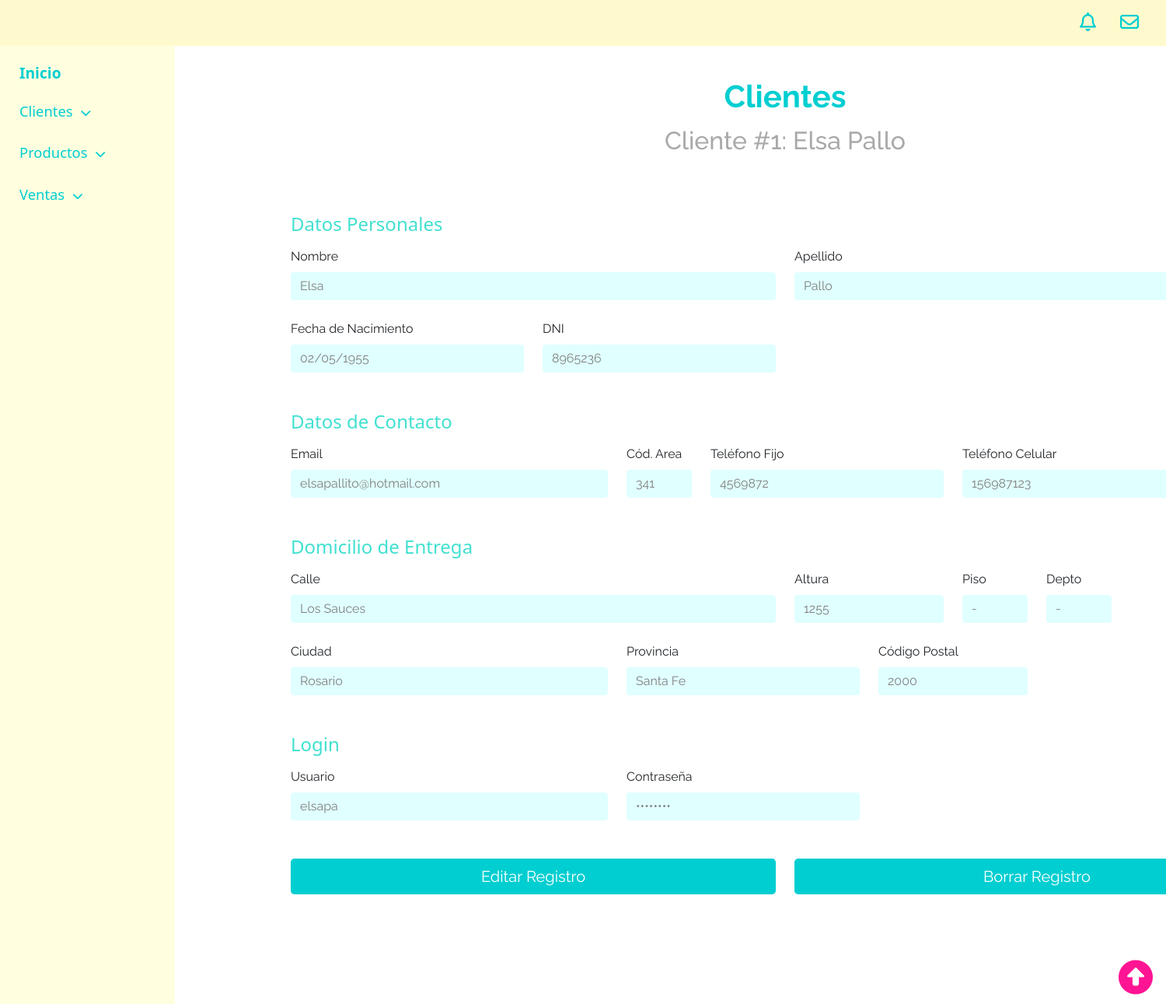
Page /pag_vcliente.php?id=1 on the committed database.
### tables this page shows
CREATE TABLE `clientes` (
  `id_cliente` int(10) NOT NULL,
  `nombre` varchar(30) DEFAULT NULL,
  `apellido` varchar(30) DEFAULT NULL,
  `dob` date DEFAULT NULL,
  `dni` int(8) DEFAULT NULL,
  `email` varchar(100) DEFAULT NULL,
  `tel_area` int(6) DEFAULT NULL,
  `tel_fijo` int(15) DEFAULT NULL,
  `tel_cel` int(15) DEFAULT NULL,
  `dom_calle` varchar(30) DEFAULT NULL,
  `dom_altura` varchar(5) DEFAULT NULL,
  `dom_piso` varchar(2) NOT NULL DEFAULT '-',
  `dom_dpto` varchar(2) NOT NULL DEFAULT '-',
  `ciudad` varchar(15) DEFAULT NULL,
  `provincia` enum('Buenos Aires','Capital Federal','Catamarca','Chaco','Chubut','Córdoba','Corrientes','Entre Ríos','Formosa','Jujuy','La Pampa','La Rioja','Mendoza','Misiones','Neuquén','Río Negro','Salta','San Juan','San Luis','Santa Cruz','Santa Fe','Santiago del Estero','Tierra del Fuego','Tucumán') DEFAULT NULL,
  `cp` varchar(10) DEFAULT NULL,
  `user` varchar(10) DEFAULT NULL,
  `pw` varchar(15) DEFAULT NULL,
  `date_added` timestamp NOT NULL DEFAULT current_timestamp() ON UPDATE current_timestamp()
);

### db_consulta_cliente_exp.php (called while the page is built, shortened)
<?php
include "db_conectar.php";
$id = $_GET['id'];
$resultado = mysqli_query($conexion, "SELECT * FROM `clientes` WHERE id_cliente=$id");
?>

### pag_vcliente.php (the view, shortened to what this page needs)
<!DOCTYPE html>
<html lang="es" dir="ltr">
  <head>
    <link href="https://cdn.jsdelivr.net/npm/bootstrap@5.1.1/dist/css/bootstrap.min.css" rel="stylesheet">
    <link rel="stylesheet" href="backstyles.css">
  </head>
  <body>
    <nav>
      <?php include 'navs.php'; ?>
    </nav>
    <main>
      <div class="container main-container">
        <div class="table-header row justify-content-center">
          <?php include 'db_consulta_cliente_exp.php';
          $fila = mysqli_fetch_assoc($resultado) ?>
          <h1 class="mb-4 text-center">Clientes</h1>
          <h2 class="mb-4 text-center">Cliente #<?php echo $fila['id_cliente']; ?>: <?php echo $fila['nombre']." ".$fila['apellido']; ?></h2>
        </div>
        <div class="container" id="nproduct-container">
          <form class="row g-4 readonly-form">
            <div class="col-12">
              <h4>Datos Personales</h4>
            </div>
            <div class="col-6">
              <label class="form-label">Nombre</label>
              <input type="text" class="form-control" name="nombre" value="<?php echo $fila['nombre']; ?>" readonly>
            </div>
            <div class="col-6">
              <label class="form-label">Apellido</label>
              <input type="text" class="form-control" name="apellido" value="<?php echo $fila['apellido']; ?>" readonly>
            </div>
            <div class="col-3">
              <label class="form-label">Fecha de Nacimiento</label>
              <input type="date" class="form-control" name="dob" value="<?php echo $fila['dob']; ?>" readonly>
            </div>
            <div class="col-3">
              <label class="form-label">DNI</span></label>
              <input type="number" class="form-control" name="dni" value="<?php echo $fila['dni']; ?>" readonly>
            </div>
            <div class="col-12">
              <h4>Datos de Contacto</h4>
            </div>
            <div class="col-4">
              <label class="form-label">Email</label>
              <input type="email" class="form-control" name="email" value="<?php echo $fila['email']; ?>" readonly>
            </div>
            <div class="col-1">
              <label class="form-label">Cód. Area</label>
              <input type="number" class="form-control" name="tel_area" value="<?php echo $fila['tel_area']; ?>" readonly>
            </div>
            <div class="col-3">
              <label class="form-label">Teléfono Fijo</label>
              <input type="number" class="form-control" name="tel_fijo" value="<?php echo $fila['tel_fijo']; ?>" readonly>
            </div>
            <div class="col-3">
              <label class="form-label">Teléfono Celular</label>
              <input type="number" class="form-control" name="tel_cel" value="<?php echo $fila['tel_cel']; ?>" readonly>
            </div>
            <div class="col-12">
              <h4>Domicilio de Entrega</h4>
            </div>
            <div class="col-6">
              <label class="form-label">Calle</label>
              <input type="text" class="form-control" name="dom_calle" value="<?php echo $fila['dom_calle']; ?>" readonly>
            </div>
            <div class="col-2">
              <label class="form-label">Altura</label>
              <input type="text" class="form-control" name="dom_altura" value="<?php echo $fila['dom_altura']; ?>" readonly>
            </div>
            <div class="col-1">
              <label class="form-label">Piso</label>
              <input type="text" class="form-control" name="dom_piso" value="<?php echo $fila['dom_piso']; ?>"  readonly>
            </div>
            <div class="col-1">
              <label class="form-label">Depto</label>
              <input type="text" class="form-control" name="dom_dpto" value="<?php echo $fila['dom_dpto']; ?>"  readonly>
            </div>
            <div class="col-4">
              <label class="form-label">Ciudad</label>
              <input type="text" class="form-control" name="ciudad" value="<?php echo $fila['ciudad']; ?>" readonly>
            </div>
            <div class="col-3">
              <label class="form-label">Provincia</label>
                <input type="text" class="form-control" name="provincia" value="<?php echo $fila['provincia']; ?>"  readonly>
              </div>
            <div class="col-2">
              <label class="form-label">Código Postal</label>
              <input type="text" class="form-control" name="cp" value="<?php echo $fila['cp']; ?>" readonly>
            </div>
            <div class="col-12">
              <h4>Login</h4>
            </div>
            <div class="col-4">
              <label class="form-label">Usuario</label>
              <input type="text" class="form-control" name="user" value="<?php echo $fila['user']; ?>" readonly>
            </div>
            <div class="col-3">
              <label class="form-label">Contraseña</label>
              <input type="password" class="form-control" name="pw" value="<?php echo $fila['pw']; ?>" readonly>
            </div>
            <div class="d-grid gap-2 col-6 mx-auto">
              <a class="btn btn-primary btn-lg small-green-button" href="pag_ecliente.php?id=<?php echo $fila['id_cliente']; ?>">Editar Registro</i></a>
            </div>
            <div class="d-grid gap-2 col-6 mx-auto">
              <a class="btn btn-secondary btn-lg small-green-button" href="db_eliminar_clientes.php?id=<?php echo $fila['id_cliente']; ?>" onclick="return confirm('¿Está seguro que desea eliminar?')">Borrar Registro</i></a>
            </div>
          </form>
        </div>
    </main>
    <footer>
      <?php include 'footer.php' ?>
    </footer>
  </body>
</html>

### backstyles.css (style rules this page uses)
* { margin: 0px; padding: 0px; box-sizing: border-box; }
footer { display: flex; justify-content: flex-end; }
html, body { height: 100%; }
body footer { position: sticky; top: 100vh; }
.main-container { margin-left: 350px; padding-top: 100px; padding-bottom: 75px; }
.table-header { padding-bottom: 25px; font-family: 'Raleway'; }
.table-header h1 { font-weight: bold; color: DarkTurquoise; }
.table-header h2 { color: DarkGray; margin-top: -10px; }
.col-12 h4 { margin-top: 25px; margin-bottom: -10px; color: Turquoise; }
input, select, select option, textarea, label, .small-green-button { font-family: 'Raleway'; }
.small-green-button { margin-top: 25px; background-color:DarkTurquoise; border:0px; }
.readonly-form input { color: Gray; background-color: LightCyan !important; border: 0px; }

### rows in the picture
clientes: id_cliente "1", nombre "Elsa", apellido "Pallo", dob "02/05/1955", dni "8965236", email "elsapallito@hotmail.com", tel_area "341", tel_fijo "4569872", tel_cel "156987123", dom_calle "Los Sauces", dom_altura "1255", dom_piso "-", dom_dpto "-", ciudad "Rosario", provincia "Santa Fe", cp "2000", user "elsapa"
